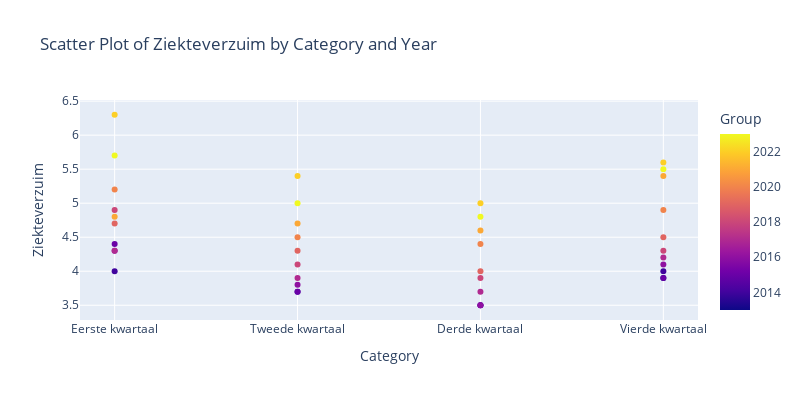
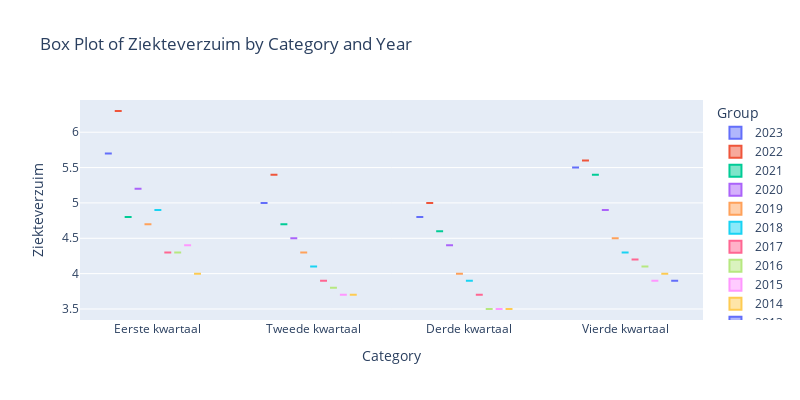

Source (notebook cell) for these figures, in order:
### Code cell
# Scatter plot with ordered x-axis and Group in descending order
scatter_plot = px.scatter(df_cbs, x='Category', y='Ziekteverzuim', color='Group',
                          title='Scatter Plot of Ziekteverzuim by Category and Year',
                          category_orders={'Category': category_order, 'Group': year_order},
width=800,  # set the width of the plot
height=400  # set the height of the plot
                          )
scatter_plot.show()

# Box plot with ordered x-axis and Group in descending order
box_plot = px.box(df_cbs, x='Category', y='Ziekteverzuim', color='Group',
                  title='Box Plot of Ziekteverzuim by Category and Year',
                  category_orders={'Category': category_order, 'Group': year_order},
width=800,  # set the width of the plot
height=400  # set the height of the plot
                  )
box_plot.show()

### Figure 1 — Plotly figure (JSON) as saved in the notebook; plotly's stock layout.template omitted (floating-point values rounded to 4 significant figures)
{"data": [{"hovertemplate": "Category=%{x}<br>Ziekteverzuim=%{y}<br>Group=%{marker.color}<extra></extra>", "legendgroup": "", "marker": {"color": [2013, 2014, 2014, 2014, 2014, 2015, 2015, 2015, 2015, 2016, 2016, 2016, 2016, 2017, 2017, 2017, 2017, 2018, 2018, 2018, 2018, 2019, 2019, 2019, 2019, 2020, 2020, 2020, 2020, 2021, 2021, 2021, 2021, 2022, 2022, 2022, 2022, 2023, 2023, 2023, 2023], "coloraxis": "coloraxis", "symbol": "circle"}, "mode": "markers", "name": "", "orientation": "v", "showlegend": false, "type": "scatter", "x": ["Vierde kwartaal", "Eerste kwartaal", "Tweede kwartaal", "Derde kwartaal", "Vierde kwartaal", "Eerste kwartaal", "Tweede kwartaal", "Derde kwartaal", "Vierde kwartaal", "Eerste kwartaal", "Tweede kwartaal", "Derde kwartaal", "Vierde kwartaal", "Eerste kwartaal", "Tweede kwartaal", "Derde kwartaal", "Vierde kwartaal", "Eerste kwartaal", "Tweede kwartaal", "Derde kwartaal", "Vierde kwartaal", "Eerste kwartaal", "Tweede kwartaal", "Derde kwartaal", "Vierde kwartaal", "Eerste kwartaal", "Tweede kwartaal", "Derde kwartaal", "Vierde kwartaal", "Eerste kwartaal", "Tweede kwartaal", "Derde kwartaal", "Vierde kwartaal", "Eerste kwartaal", "Tweede kwartaal", "Derde kwartaal", "Vierde kwartaal", "Eerste kwartaal", "Tweede kwartaal", "Derde kwartaal", "Vierde kwartaal"], "xaxis": "x", "y": [3.9, 4, 3.7, 3.5, 4, 4.4, 3.7, 3.5, 3.9, 4.3, 3.8, 3.5, 4.1, 4.3, 3.9, 3.7, 4.2, 4.9, 4.1, 3.9, 4.3, 4.7, 4.3, 4, 4.5, 5.2, 4.5, 4.4, 4.9, 4.8, 4.7, 4.6, 5.4, 6.3, 5.4, 5, 5.6, 5.7, 5, 4.8, 5.5], "yaxis": "y"}], "layout": {"coloraxis": {"colorbar": {"title": {"text": "Group"}}, "colorscale": [[0, "#0d0887"], [0.1111, "#46039f"], [0.2222, "#7201a8"], [0.3333, "#9c179e"], [0.4444, "#bd3786"], [0.5556, "#d8576b"], [0.6667, "#ed7953"], [0.7778, "#fb9f3a"], [0.8889, "#fdca26"], [1, "#f0f921"]]}, "height": 400, "legend": {"tracegroupgap": 0}, "title": {"text": "Scatter Plot of Ziekteverzuim by Category and Year"}, "width": 800, "xaxis": {"anchor": "y", "categoryarray": ["Eerste kwartaal", "Tweede kwartaal", "Derde kwartaal", "Vierde kwartaal"], "categoryorder": "array", "domain": [0, 1], "title": {"text": "Category"}}, "yaxis": {"anchor": "x", "domain": [0, 1], "title": {"text": "Ziekteverzuim"}}}}

### Figure 2 — Plotly figure (JSON) as saved in the notebook; plotly's stock layout.template omitted (floating-point values rounded to 4 significant figures)
{"data": [{"alignmentgroup": "True", "hovertemplate": "Group=2023<br>Category=%{x}<br>Ziekteverzuim=%{y}<extra></extra>", "legendgroup": "2023", "marker": {"color": "#636efa"}, "name": "2023", "notched": false, "offsetgroup": "2023", "orientation": "v", "showlegend": true, "type": "box", "x": ["Eerste kwartaal", "Tweede kwartaal", "Derde kwartaal", "Vierde kwartaal"], "x0": " ", "xaxis": "x", "y": [5.7, 5, 4.8, 5.5], "y0": " ", "yaxis": "y"}, {"alignmentgroup": "True", "hovertemplate": "Group=2022<br>Category=%{x}<br>Ziekteverzuim=%{y}<extra></extra>", "legendgroup": "2022", "marker": {"color": "#EF553B"}, "name": "2022", "notched": false, "offsetgroup": "2022", "orientation": "v", "showlegend": true, "type": "box", "x": ["Eerste kwartaal", "Tweede kwartaal", "Derde kwartaal", "Vierde kwartaal"], "x0": " ", "xaxis": "x", "y": [6.3, 5.4, 5, 5.6], "y0": " ", "yaxis": "y"}, {"alignmentgroup": "True", "hovertemplate": "Group=2021<br>Category=%{x}<br>Ziekteverzuim=%{y}<extra></extra>", "legendgroup": "2021", "marker": {"color": "#00cc96"}, "name": "2021", "notched": false, "offsetgroup": "2021", "orientation": "v", "showlegend": true, "type": "box", "x": ["Eerste kwartaal", "Tweede kwartaal", "Derde kwartaal", "Vierde kwartaal"], "x0": " ", "xaxis": "x", "y": [4.8, 4.7, 4.6, 5.4], "y0": " ", "yaxis": "y"}, {"alignmentgroup": "True", "hovertemplate": "Group=2020<br>Category=%{x}<br>Ziekteverzuim=%{y}<extra></extra>", "legendgroup": "2020", "marker": {"color": "#ab63fa"}, "name": "2020", "notched": false, "offsetgroup": "2020", "orientation": "v", "showlegend": true, "type": "box", "x": ["Eerste kwartaal", "Tweede kwartaal", "Derde kwartaal", "Vierde kwartaal"], "x0": " ", "xaxis": "x", "y": [5.2, 4.5, 4.4, 4.9], "y0": " ", "yaxis": "y"}, {"alignmentgroup": "True", "hovertemplate": "Group=2019<br>Category=%{x}<br>Ziekteverzuim=%{y}<extra></extra>", "legendgroup": "2019", "marker": {"color": "#FFA15A"}, "name": "2019", "notched": false, "offsetgroup": "2019", "orientation": "v", "showlegend": true, "type": "box", "x": ["Eerste kwartaal", "Tweede kwartaal", "Derde kwartaal", "Vierde kwartaal"], "x0": " ", "xaxis": "x", "y": [4.7, 4.3, 4, 4.5], "y0": " ", "yaxis": "y"}, {"alignmentgroup": "True", "hovertemplate": "Group=2018<br>Category=%{x}<br>Ziekteverzuim=%{y}<extra></extra>", "legendgroup": "2018", "marker": {"color": "#19d3f3"}, "name": "2018", "notched": false, "offsetgroup": "2018", "orientation": "v", "showlegend": true, "type": "box", "x": ["Eerste kwartaal", "Tweede kwartaal", "Derde kwartaal", "Vierde kwartaal"], "x0": " ", "xaxis": "x", "y": [4.9, 4.1, 3.9, 4.3], "y0": " ", "yaxis": "y"}, {"alignmentgroup": "True", "hovertemplate": "Group=2017<br>Category=%{x}<br>Ziekteverzuim=%{y}<extra></extra>", "legendgroup": "2017", "marker": {"color": "#FF6692"}, "name": "2017", "notched": false, "offsetgroup": "2017", "orientation": "v", "showlegend": true, "type": "box", "x": ["Eerste kwartaal", "Tweede kwartaal", "Derde kwartaal", "Vierde kwartaal"], "x0": " ", "xaxis": "x", "y": [4.3, 3.9, 3.7, 4.2], "y0": " ", "yaxis": "y"}, {"alignmentgroup": "True", "hovertemplate": "Group=2016<br>Category=%{x}<br>Ziekteverzuim=%{y}<extra></extra>", "legendgroup": "2016", "marker": {"color": "#B6E880"}, "name": "2016", "notched": false, "offsetgroup": "2016", "orientation": "v", "showlegend": true, "type": "box", "x": ["Eerste kwartaal", "Tweede kwartaal", "Derde kwartaal", "Vierde kwartaal"], "x0": " ", "xaxis": "x", "y": [4.3, 3.8, 3.5, 4.1], "y0": " ", "yaxis": "y"}, {"alignmentgroup": "True", "hovertemplate": "Group=2015<br>Category=%{x}<br>Ziekteverzuim=%{y}<extra></extra>", "legendgroup": "2015", "marker": {"color": "#FF97FF"}, "name": "2015", "notched": false, "offsetgroup": "2015", "orientation": "v", "showlegend": true, "type": "box", "x": ["Eerste kwartaal", "Tweede kwartaal", "Derde kwartaal", "Vierde kwartaal"], "x0": " ", "xaxis": "x", "y": [4.4, 3.7, 3.5, 3.9], "y0": " ", "yaxis": "y"}, {"alignmentgroup": "True", "hovertemplate": "Group=2014<br>Category=%{x}<br>Ziekteverzuim=%{y}<extra></extra>", "legendgroup": "2014", "marker": {"color": "#FECB52"}, "name": "2014", "notched": false, "offsetgroup": "2014", "orientation": "v", "showlegend": true, "type": "box", "x": ["Eerste kwartaal", "Tweede kwartaal", "Derde kwartaal", "Vierde kwartaal"], "x0": " ", "xaxis": "x", "y": [4, 3.7, 3.5, 4], "y0": " ", "yaxis": "y"}, {"alignmentgroup": "True", "hovertemplate": "Group=2013<br>Category=%{x}<br>Ziekteverzuim=%{y}<extra></extra>", "legendgroup": "2013", "marker": {"color": "#636efa"}, "name": "2013", "notched": false, "offsetgroup": "2013", "orientation": "v", "showlegend": true, "type": "box", "x": ["Vierde kwartaal"], "x0": " ", "xaxis": "x", "y": [3.9], "y0": " ", "yaxis": "y"}], "layout": {"boxmode": "group", "height": 400, "legend": {"title": {"text": "Group"}, "tracegroupgap": 0}, "title": {"text": "Box Plot of Ziekteverzuim by Category and Year"}, "width": 800, "xaxis": {"anchor": "y", "categoryarray": ["Eerste kwartaal", "Tweede kwartaal", "Derde kwartaal", "Vierde kwartaal"], "categoryorder": "array", "domain": [0, 1], "title": {"text": "Category"}}, "yaxis": {"anchor": "x", "domain": [0, 1], "title": {"text": "Ziekteverzuim"}}}}
